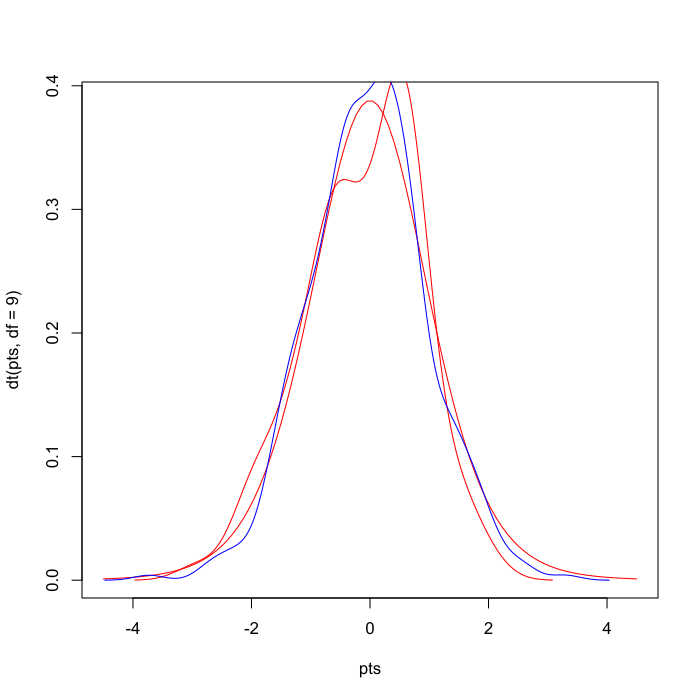

This chart was generated by the following R code:
x = rnorm(100)
> 
> y = rnorm(400)
> 
> pts = seq(-4.5,4.5,length=100)
> 
> plot(pts,dt(pts,df=9),col='red',type='l')
> 
> lines(density(x), col='red')
> 
> lines(density(y), col='blue')
